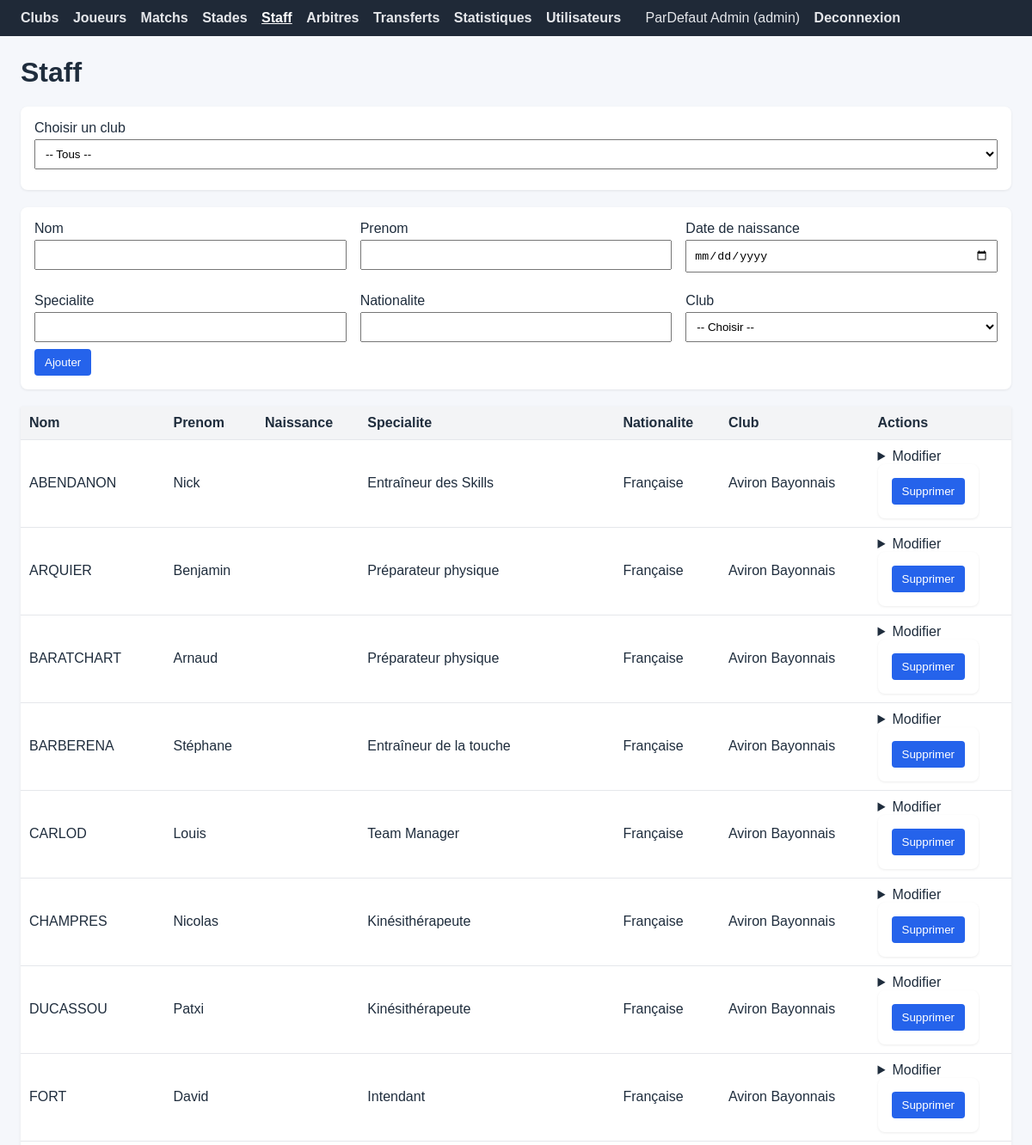
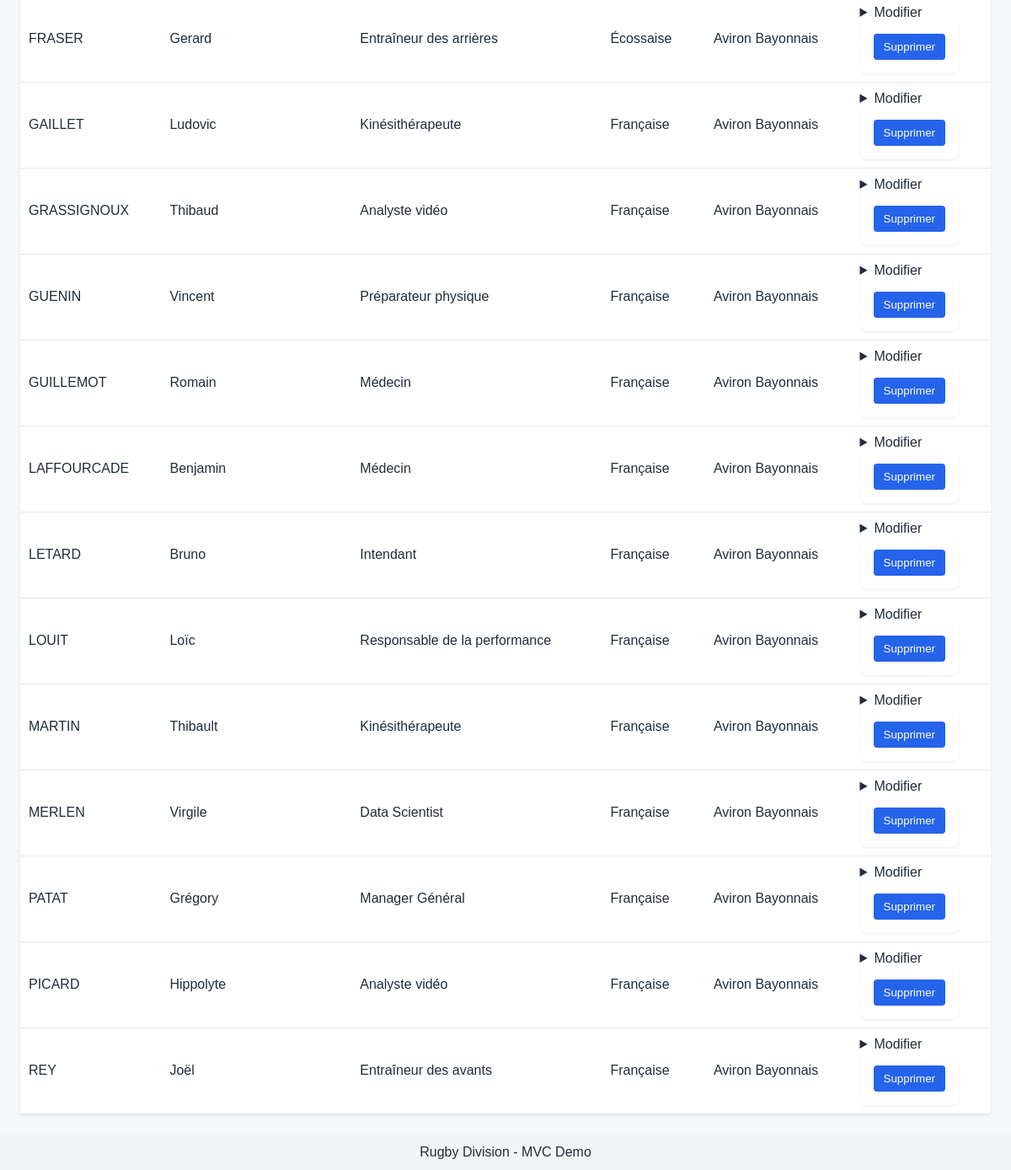
The page /index.php?page=staff (signed in) on the database its author committed (2 pictures, top to bottom).
### tables this page shows
CREATE TABLE `staff` (
  `idStaff` int(11) NOT NULL,
  `nom` varchar(50) NOT NULL,
  `prenom` varchar(50) NOT NULL,
  `dateNaissanceStaff` date DEFAULT NULL,
  `specialite` varchar(50) DEFAULT NULL,
  `nationalite` varchar(50) DEFAULT NULL,
  `idClub` int(11) DEFAULT NULL
);

CREATE TABLE `club` (
  `idClub` int(11) NOT NULL,
  `nom` varchar(50) NOT NULL,
  `ville` varchar(50) NOT NULL,
  `anneeCreation` smallint(5) UNSIGNED DEFAULT NULL,
  `idStade` int(11) DEFAULT NULL
);

### controleur/helpers.php (called while the page is built, shortened)
<?php
function controller_render(string $view, array $params = []): void
{
    require __DIR__ . '/../vue/layouts/header.php';
    require $viewPath;
    require __DIR__ . '/../vue/layouts/footer.php';
}

### controleur/staff.php (called while the page is built, shortened)
<?php
require_once __DIR__ . '/helpers.php';
require_once __DIR__ . '/../modele/Staff.php';
function staff_index(): void
{
    $staffModel = new Staff();
    $clubModel = new Club();
    $selectedClub = isset($_GET['club']) ? (int)$_GET['club'] : null;
    if ($selectedClub) {
        $staff = $staffModel->findByClub($selectedClub);
    } else {
        $staff = $staffModel->findWithClub();
    }
    $clubs = $clubModel->findAll('nom');
    controller_render('staff', [
        'staff' => $staff,
        'clubs' => $clubs,
        'selectedClub' => $selectedClub,
    ]);
}

### index.php (called while the page is built, shortened)
<?php
require_once __DIR__ . '/controleur/helpers.php';
$page = $_GET['page'] ?? 'club';
$action = $_GET['action'] ?? 'index';
$fn = $page . '_' . $action;
$fn();

### modele/Database.php (called while the page is built)
<?php
class Database
{
    private static string $host = "localhost";
    private static int $port = 3366;
    private static string $dbName = "rugbydivision1";
    private static string $username = "root";
    private static string $password = "";
    private static ?PDO $conn = null;
    public static function getConnection(): PDO
    {
        if (self::$conn === null) {
            $dsn = "mysql:host=" . self::$host . ";port=" . self::$port . ";dbname=" . self::$dbName . ";charset=utf8";
            try {
                self::$conn = new PDO($dsn, self::$username, self::$password, [
                    PDO::ATTR_ERRMODE => PDO::ERRMODE_EXCEPTION,
                    PDO::ATTR_TIMEOUT => 5,
                ]);
            } catch (PDOException $e) {
                die("Erreur de connexion a la base de donnees : " . $e->getMessage());
            }
        }
        return self::$conn;
    }
}

### modele/Staff.php (called while the page is built, shortened)
<?php
require_once __DIR__ . '/Database.php';
class Staff
{
    protected $table = 'staff';
    protected function db(): PDO
    {
        return Database::getConnection();
    }
    public function findWithClub(): array
    {
        $sql = "SELECT s.*, c.nom AS clubNom
                FROM {$this->table} s
                LEFT JOIN club c ON c.idClub = s.idClub
                ORDER BY s.nom";
        $stmt = $this->db()->prepare($sql);
        $stmt->execute();
        return $stmt->fetchAll(PDO::FETCH_ASSOC);
    }
}

### vue/staff.php (the view, shortened to what this page needs)
<h1>Staff</h1>
<form method="get" action="index.php">
    <label>Choisir un club
        <select name="club" onchange="this.form.submit()">
            <option value="">-- Tous --</option>
        </select>
    </label>
</form>
<?php if (($currentUser['droits'] ?? null) === ROLE_ADMIN): ?>
<form method="post" action="index.php?page=staff&action=store">
    <div class="grid">
        <label>Nom
            <input type="text" name="nom" required>
        </label>
        <label>Prenom
            <input type="text" name="prenom" required>
        </label>
        <label>Date de naissance
            <input type="date" name="dateNaissanceStaff" required>
        </label>
        <label>Specialite
            <input type="text" name="specialite" required>
        </label>
        <label>Nationalite
            <input type="text" name="nationalite" required>
        </label>
        <label>Club
            <select name="idClub" required>
                <option value="">-- Choisir --</option>
            </select>
        </label>
    </div>
    <button type="submit">Ajouter</button>
</form>
<?php endif; ?>
<?php $canAdmin = ($currentUser['droits'] ?? null) === ROLE_ADMIN; ?>
<table>
    <thead>
    <tr>
        <th>Nom</th>
        <th>Prenom</th>
        <th>Naissance</th>
        <th>Specialite</th>
        <th>Nationalite</th>
        <th>Club</th>
        <?php if ($canAdmin): ?>
            <th>Actions</th>
        <?php endif; ?>
    </tr>
    </thead>
    <tbody>
    <?php foreach ($staff as $personne): ?>
        <tr>
            <td><?= $personne['nom'] ?></td>
            <td><?= $personne['prenom'] ?></td>
            <td><?= $personne['dateNaissanceStaff'] ?></td>
            <td><?= $personne['specialite'] ?></td>
            <td><?= $personne['nationalite'] ?></td>
            <td><?= $personne['clubNom'] ?? '' ?></td>
            <?php if ($canAdmin): ?>
            <td class="actions">
                <details>
                    <summary>Modifier</summary>
                </details>
                <form method="post" action="index.php?page=staff&action=delete" onsubmit="return confirm('Supprimer ce membre du staff ?');">
                    <button type="submit">Supprimer</button>
                </form>
            </td>
            <?php endif; ?>
        </tr>
    <?php endforeach; ?>
    </tbody>
</table>

### css/app.css (style rules this page uses)
body { font-family: Arial, sans-serif; margin: 0; padding: 0; background: #f5f7fb; color: #1f2d3d; }
h1 { margin-top: 0; }
form { margin-bottom: 20px; background: #fff; padding: 16px; border-radius: 8px; box-shadow: 0 1px 3px rgba(0, 0, 0, 0.08); }
label { display: block; margin-bottom: 8px; }
input, select { width: 100%; padding: 8px; margin-top: 4px; box-sizing: border-box; }
button { padding: 8px 12px; background: #2563eb; color: #fff; border: none; border-radius: 4px; cursor: pointer; }
table { width: 100%; border-collapse: collapse; margin-top: 12px; background: #fff; box-shadow: 0 1px 3px rgba(0, 0, 0, 0.08); }
th, td { padding: 10px; border-bottom: 1px solid #e5e7eb; text-align: left; }
th { background: #f3f4f6; }
.actions form { display: inline-block; margin: 0; }
.grid { display: grid; grid-template-columns: repeat(auto-fit, minmax(280px, 1fr)); gap: 16px; }

### rows shown on the page
staff: nom "ABENDANON", prenom "Nick", specialite "Entraîneur des Skills", nationalite "Française", idClub.nom "Aviron Bayonnais"
staff: nom "ARQUIER", prenom "Benjamin", specialite "Préparateur physique", nationalite "Française", idClub.nom "Aviron Bayonnais"
staff: nom "BARATCHART", prenom "Arnaud", specialite "Préparateur physique", nationalite "Française", idClub.nom "Aviron Bayonnais"
staff: nom "BARBERENA", prenom "Stéphane", specialite "Entraîneur de la touche", nationalite "Française", idClub.nom "Aviron Bayonnais"
staff: nom "CARLOD", prenom "Louis", specialite "Team Manager", nationalite "Française", idClub.nom "Aviron Bayonnais"
staff: nom "CHAMPRES", prenom "Nicolas", specialite "Kinésithérapeute", nationalite "Française", idClub.nom "Aviron Bayonnais"
staff: nom "DUCASSOU", prenom "Patxi", specialite "Kinésithérapeute", nationalite "Française", idClub.nom "Aviron Bayonnais"
staff: nom "FORT", prenom "David", specialite "Intendant", nationalite "Française", idClub.nom "Aviron Bayonnais"
staff: nom "FRASER", prenom "Gerard", specialite "Entraîneur des arrières", nationalite "Écossaise", idClub.nom "Aviron Bayonnais"
staff: nom "GAILLET", prenom "Ludovic", specialite "Kinésithérapeute", nationalite "Française", idClub.nom "Aviron Bayonnais"
staff: nom "GRASSIGNOUX", prenom "Thibaud", specialite "Analyste vidéo", nationalite "Française", idClub.nom "Aviron Bayonnais"
staff: nom "GUENIN", prenom "Vincent", specialite "Préparateur physique", nationalite "Française", idClub.nom "Aviron Bayonnais"
staff: nom "GUILLEMOT", prenom "Romain", specialite "Médecin", nationalite "Française", idClub.nom "Aviron Bayonnais"
staff: nom "LAFFOURCADE", prenom "Benjamin", specialite "Médecin", nationalite "Française", idClub.nom "Aviron Bayonnais"
staff: nom "LETARD", prenom "Bruno", specialite "Intendant", nationalite "Française", idClub.nom "Aviron Bayonnais"
staff: nom "LOUIT", prenom "Loïc", specialite "Responsable de la performance", nationalite "Française", idClub.nom "Aviron Bayonnais"
staff: nom "MARTIN", prenom "Thibault", specialite "Kinésithérapeute", nationalite "Française", idClub.nom "Aviron Bayonnais"
staff: nom "MERLEN", prenom "Virgile", specialite "Data Scientist", nationalite "Française", idClub.nom "Aviron Bayonnais"
staff: nom "PATAT", prenom "Grégory", specialite "Manager Général", nationalite "Française", idClub.nom "Aviron Bayonnais"
staff: nom "PICARD", prenom "Hippolyte", specialite "Analyste vidéo", nationalite "Française", idClub.nom "Aviron Bayonnais"
staff: nom "REY", prenom "Joël", specialite "Entraîneur des avants", nationalite "Française", idClub.nom "Aviron Bayonnais"

### other values the page prints
$label "Clubs"
$label "Joueurs"
$label "Matchs"
$label "Stades"
$label "Staff"
$label "Arbitres"
$label "Transferts"
$label "Statistiques"
$label "Utilisateurs"
$roleLabel "admin"
